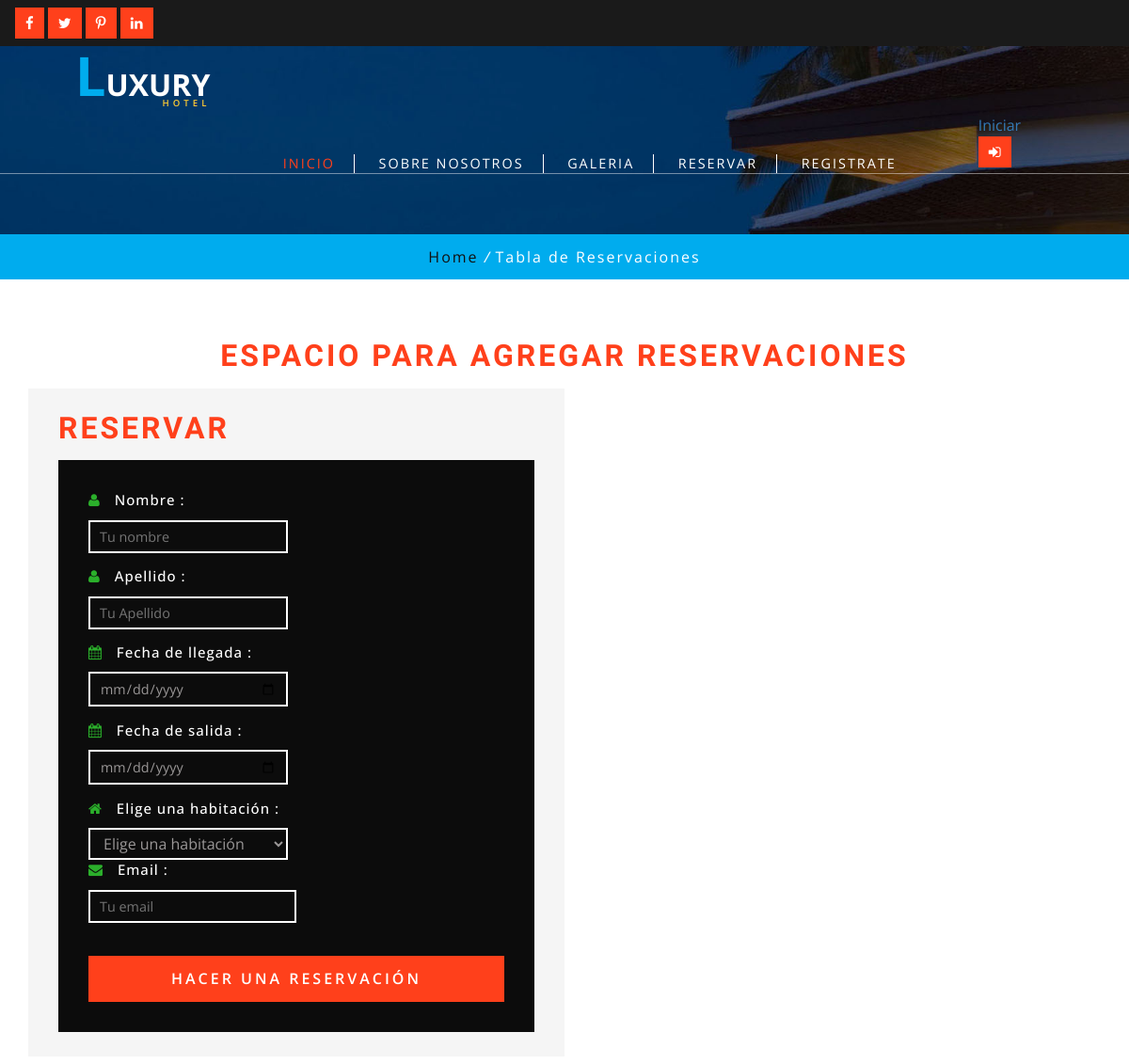
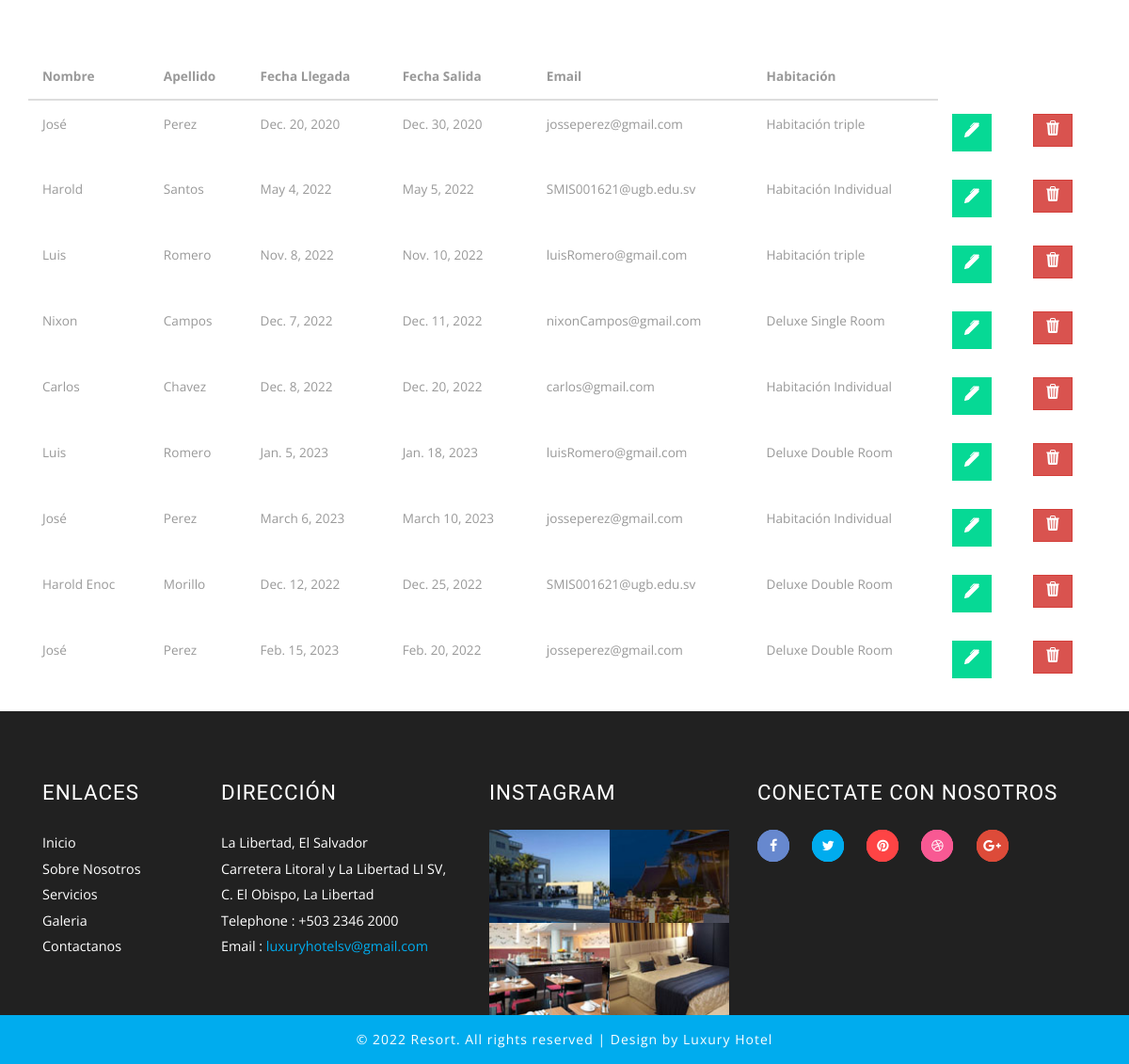
Screenshot of /hotel/mostrarreservaciones/ with the database file from the repository (2 pictures, top to bottom).
### Hotel_app/models.py (models this page shows, shortened)
class tblreservacion(models.Model):#######RESERVACION
    nombre = models.CharField(max_length=200)
    apellido = models.CharField(max_length=200)
    fecha_llegada = models.DateField()
    fecha_salida = models.DateField()
    email = models.EmailField(max_length=254, null= False)
    fecha_registro = models.DateField(auto_now_add=True)
    habitacion = models.CharField(max_length=200, null= True)

### Hotel_app/views.py (the view)
# urls.py: path('mostrarreservaciones/', adminreservaciones),
def adminreservaciones(request):
    listares = tblreservacion.objects.all()
    return render(request,'mostrarreservaciones.html', {"reservacion":listares})

### Hotel_app/Templates/mostrarreservaciones.html (shortened to what this page needs)
{%load static%}
<!DOCTYPE html>
<html>
<head>
<link href="{%static 'lib/web/css/bootstrap.css'%}" rel="stylesheet" type="text/css" media="all" />
<link rel="stylesheet" href="{%static 'lib/web/css/flexslider.css'%}" type="text/css" media="screen" property="" />
<link rel="stylesheet" type="text/css" href="{%static 'lib/web/css/zoomslider.css'%}" />
<link rel="stylesheet" type="text/css" href="{%static 'lib/web/css/style.css'%}" />
<link href="{%static 'lib/web/css/font-awesome.css'%}" rel="stylesheet">
</head>
<body>
  <div class="w3layouts-top-strip">
			{%include 'banner.html'%}
		</div>
	<div id="demo-1" class="banner-inner">
        {%include 'header.html'%}
		</div>
		 </div>
	<div class="w3_breadcrumb">
	<div class="breadcrumb-inner">
			<ul>
				<li><a href="http://127.0.0.1:8000/hotel/index/">Home</a> <i>/</i></li>
				<li>Tabla de Reservaciones </li>
			</ul>
		</div>
	</div>
<div class="w3_content_agilleinfo_inner">
		<div class="container">
			<h2 class="w3l-inner-h-title">Espacio para agregar Reservaciones</h2>
                {%include 'formReservacion.html'%}
		</div>
	</div>
		<div class="container">
			<div class="col-6">
				<table class="table">
					<thead class="thead-dark">
						<tr>
							<th scope="col">Nombre</th>
							<th scope="col">Apellido</th>
							<th scope="col">Fecha Llegada</th>
                            <th scope="col">Fecha Salida</th>
							<th scope="col">Email</th>
							<th scope="col">Habitación</th>
						</tr>
					</thead>
					<tbody>
						{%for res in reservacion%}
						<tr>
							<td>{{res.nombre}}</td>
							<td>{{res.apellido}}</td>
							<td>{{res.fecha_llegada}}</td>
							<td>{{res.fecha_salida}}</td>
							<td>{{res.email}}</td>
                            <td>{{res.habitacion}}</td>
							<td><a href="/hotel/editreservacion/{{res.id}}" class="btn btn-warning">
							</a>
							</td>
							<td><a href= "/hotel/delreservacion/{{res.id}}" class="btn btn-danger">
							</a>
							</td>
						</tr>
						{%endfor%}
					</tbody>
				</table>
			</div>
		</div>
	{%include 'footer.html'%}
</body>
</html>

### rows the page displays
tblreservacion: nombre "José", apellido "Perez", fecha_llegada "Dec. 20, 2020", fecha_salida "Dec. 30, 2020", email "josseperez@gmail.com", habitacion "Habitación triple"
tblreservacion: nombre "Harold", apellido "Santos", fecha_llegada "May 4, 2022", fecha_salida "May 5, 2022", email "SMIS001621@ugb.edu.sv", habitacion "Habitación Individual"
tblreservacion: nombre "Luis", apellido "Romero", fecha_llegada "Nov. 8, 2022", fecha_salida "Nov. 10, 2022", email "luisRomero@gmail.com", habitacion "Habitación triple"
tblreservacion: nombre "Nixon", apellido "Campos", fecha_llegada "Dec. 7, 2022", fecha_salida "Dec. 11, 2022", email "nixonCampos@gmail.com", habitacion "Deluxe Single Room"
tblreservacion: nombre "Carlos", apellido "Chavez", fecha_llegada "Dec. 8, 2022", fecha_salida "Dec. 20, 2022", email "carlos@gmail.com", habitacion "Habitación Individual"
tblreservacion: nombre "Luis", apellido "Romero", fecha_llegada "Jan. 5, 2023", fecha_salida "Jan. 18, 2023", email "luisRomero@gmail.com", habitacion "Deluxe Double Room"
tblreservacion: nombre "José", apellido "Perez", fecha_llegada "March 6, 2023", fecha_salida "March 10, 2023", email "josseperez@gmail.com", habitacion "Habitación Individual"
tblreservacion: nombre "Harold Enoc", apellido "Morillo", fecha_llegada "Dec. 12, 2022", fecha_salida "Dec. 25, 2022", email "SMIS001621@ugb.edu.sv", habitacion "Deluxe Double Room"
tblreservacion: nombre "José", apellido "Perez", fecha_llegada "Feb. 15, 2023", fecha_salida "Feb. 20, 2022", email "josseperez@gmail.com", habitacion "Deluxe Double Room"
